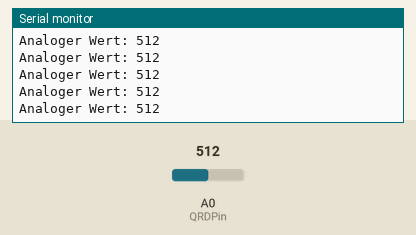
Bench run of a sketch on a simulated Arduino Uno, built with avr-gcc and run on an emulated ATmega328P. On the bench: the last lines printed to the serial monitor. Inputs (shaded band) come from the test bench; at power-on: A0 (QRDPin) = 512.

Above: at 1.2 s.
1.3 s: A0 (QRDPin) set to 716
At 1.31 s:
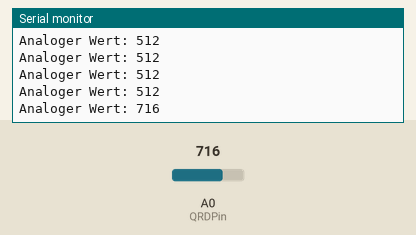
2.8 s: A0 (QRDPin) set to 900
At 2.82 s:
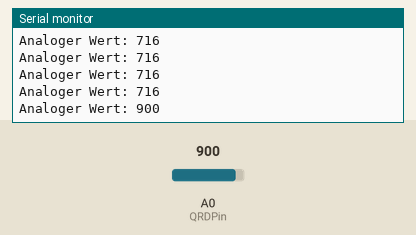
Timing chart, 0 to 5.8 s (numbered marks = the images above; inputs shaded):
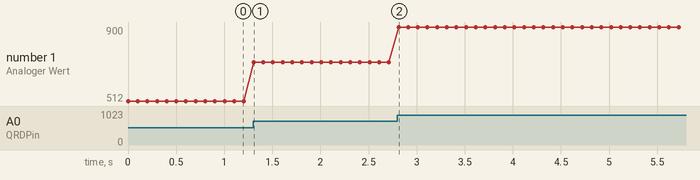

The sketch:

NaheDran.ino
```cpp
// (licence header left out)
const int QRDPin = A0;


void setup()
{
    Serial.begin(9600);

    pinMode(QRDPin, INPUT);
}


void loop()
{
    int value = analogRead(QRDPin);

    Serial.print("Analoger Wert: "); Serial.println(value);

    delay(100);
}

/* IDEEN:
   1. Erweitere das Programm: sobald ein Objekt "zu nahe" am Sensor ist, soll
   	  die eingebaute LED aufleuchten.
   2. Zwischen welchen Werten liegt der gemessene Wert? Erweitere das Programm
      so, dass der Wert in den Bereich [0,100] umgerechnet wird.
   3*. Bestimme eine Formel, die den gemessenen Wert in die Distanz (in mm)
      umrechnet.
*/
```

Measured:
- after the input at 1.3 s, the serial monitor: prints a new line at once (image 1)
- after the input at 2.8 s, the serial monitor: prints a new line at once (image 2)
- plotted number 1: 512 → 716 after the input at 1.3 s, 716 → 900 after the input at 2.8 s
